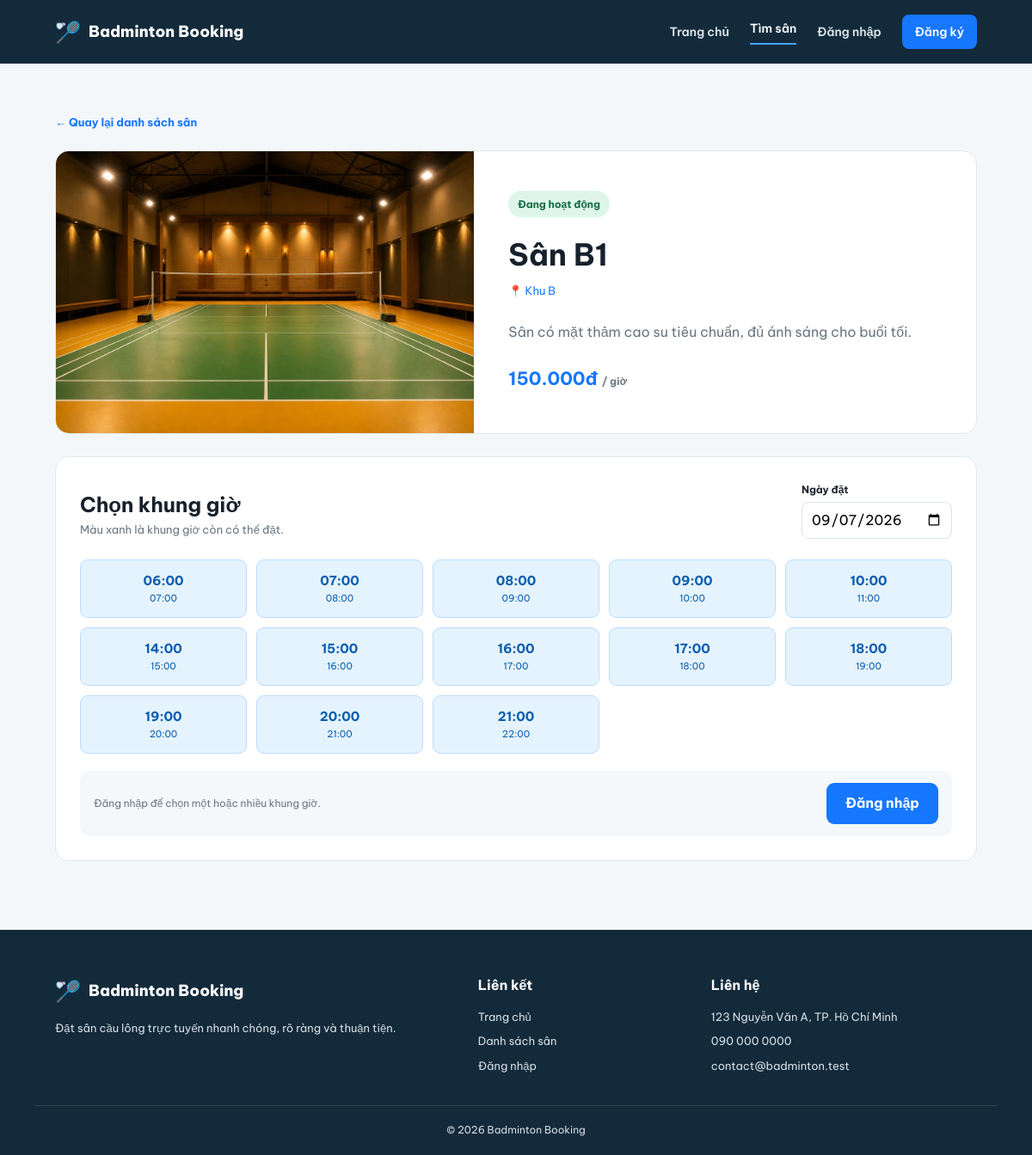
The app's page /courts/detail.php?id=3 with its own data.
### tables this page shows
CREATE TABLE courts (
    court_id INT UNSIGNED AUTO_INCREMENT PRIMARY KEY,
    court_name VARCHAR(100) NOT NULL,
    location VARCHAR(150) NOT NULL,
    description TEXT NULL,
    price_per_hour DECIMAL(10, 2) UNSIGNED NOT NULL,
    image_path VARCHAR(255) NULL,
    status ENUM('active', 'maintenance', 'inactive') NOT NULL DEFAULT 'active',
    created_at TIMESTAMP NOT NULL DEFAULT CURRENT_TIMESTAMP,
    updated_at TIMESTAMP NOT NULL DEFAULT CURRENT_TIMESTAMP ON UPDATE CURRENT_TIMESTAMP
);

CREATE TABLE time_slots (
    slot_id SMALLINT UNSIGNED AUTO_INCREMENT PRIMARY KEY,
    start_time TIME NOT NULL,
    end_time TIME NOT NULL,
    UNIQUE KEY unique_time_slot (start_time, end_time)
);

### includes/functions.php (called while the page is built, shortened)
<?php
function e(mixed $value): string
{
    return htmlspecialchars((string) $value, ENT_QUOTES, 'UTF-8');
}
function url(string $path = ''): string
{
    return BASE_URL . ltrim($path, '/');
}
function project_image_url(?string $path): ?string
{
    $normalized_path = ltrim(str_replace('\\', '/', trim((string) $path)), '/');
    $file_path = dirname(__DIR__)
        . DIRECTORY_SEPARATOR
        . str_replace('/', DIRECTORY_SEPARATOR, $normalized_path);
    return is_file($file_path) ? url($normalized_path) : null;
}

### includes/auth.php (called while the page is built, shortened)
<?php
require_once __DIR__ . '/functions.php';
function is_logged_in(): bool
{
    return isset($_SESSION['user_id']);
}

### courts/detail.php (the view, shortened to what this page needs)
<?php
require_once __DIR__ . '/../config/database.php';
require_once __DIR__ . '/../includes/functions.php';
require_once __DIR__ . '/../includes/auth.php';
$court_id = filter_var($_GET['id'] ?? null, FILTER_VALIDATE_INT);
$selected_date = $_GET['date'] ?? date('Y-m-d');
$court_stmt = $conn->prepare(
    "SELECT court_id, court_name, location, description, price_per_hour, image_path, status
     FROM courts
     WHERE court_id = ? AND status != 'inactive'
     LIMIT 1"
);
$court_stmt->execute([$court_id]);
$court = $court_stmt->fetch();
$image_url = project_image_url($court['image_path'] ?? null);
$slot_stmt = $conn->prepare(
    "SELECT
        ts.slot_id,
        ts.start_time,
        ts.end_time,
        CASE WHEN b.booking_id IS NULL THEN 1 ELSE 0 END AS is_available
     FROM time_slots ts
     LEFT JOIN bookings b
        ON b.slot_id = ts.slot_id
        AND b.court_id = ?
        AND b.booking_date = ?
        AND b.booking_status IN ('pending', 'confirmed')
     ORDER BY ts.start_time"
);
$slot_stmt->execute([$court_id, $selected_date]);
$time_slots = $slot_stmt->fetchAll();
require_once __DIR__ . '/../includes/header.php';
?>
<section class="court-detail-section">
    <div class="container">
        <a class="back-link" href="<?= e(url('courts/?date=' . $selected_date)) ?>">← Quay lại danh sách sân</a>
        <div class="court-detail-grid">
            <div class="detail-cover <?= $image_url === null ? 'court-cover-' . ((($court['court_id'] - 1) % 3) + 1) : '' ?>">
                <?php if ($image_url !== null): ?>
                    <img src="<?= e($image_url) ?>" alt="<?= e($court['court_name']) ?>">
                <?php else: ?>
                    <span>🏸</span>
                <?php endif; ?>
            </div>
            <div class="detail-info">
                <span class="availability <?= $court['status'] === 'maintenance' ? 'full' : '' ?>">
                    <?= $court['status'] === 'maintenance' ? 'Đang bảo trì' : 'Đang hoạt động' ?>
                </span>
                <h1><?= e($court['court_name']) ?></h1>
                <p class="court-location">📍 <?= e($court['location']) ?></p>
                <p><?= e($court['description']) ?></p>
                <strong class="detail-price"><?= number_format((float) $court['price_per_hour'], 0, ',', '.') ?>đ <small>/ giờ</small></strong>
            </div>
        </div>
        <div class="schedule-card">
            <div class="schedule-heading">
                <div>
                    <h2>Chọn khung giờ</h2>
                    <p>Màu xanh là khung giờ còn có thể đặt.</p>
                </div>
                <form class="date-filter-form" method="get">
                    <label for="date">Ngày đặt</label>
                    <input id="date" name="date" type="date" min="<?= date('Y-m-d') ?>" value="<?= e($selected_date) ?>">
                </form>
            </div>
            <?php if ($court['status'] === 'maintenance'): ?>
                <div class="maintenance-notice">Sân đang bảo trì và chưa thể nhận đặt sân.</div>
            <?php else: ?>
                <?php if (is_logged_in()): ?>
                    <form class="multi-slot-form" action="<?= e(url('booking/create.php')) ?>" method="get">
                        <input type="hidden" name="court_id" value="<?= (int) $court['court_id'] ?>">
                        <input type="hidden" name="date" value="<?= e($selected_date) ?>">
                        <div class="slot-grid">
                <?php else: ?>
                    <div class="slot-grid">
                <?php endif; ?>
                    <?php foreach ($time_slots as $slot): ?>
                        <?php
                        $has_ended = $selected_date === date('Y-m-d')
                            && $slot['end_time'] <= date('H:i:s');
                        ?>
                        <?php if ((int) $slot['is_available'] === 1 && !$has_ended): ?>
                            <?php if (is_logged_in()): ?>
                                <label class="time-slot available selectable">
                                    <input type="checkbox" name="slot_ids[]" value="<?= (int) $slot['slot_id'] ?>">
                                    <strong><?= e(substr($slot['start_time'], 0, 5)) ?></strong>
                                    <span><?= e(substr($slot['end_time'], 0, 5)) ?></span>
                                </label>
                            <?php else: ?>
                                <div class="time-slot available">
                                    <strong><?= e(substr($slot['start_time'], 0, 5)) ?></strong>
                                    <span><?= e(substr($slot['end_time'], 0, 5)) ?></span>
                                </div>
                            <?php endif; ?>
                        <?php endif; ?>
                    <?php endforeach; ?>
                        </div>
                <?php if (is_logged_in()): ?>
                        <div class="slot-selection-footer">
                            <span>Đã chọn <strong class="selected-slot-count">0</strong> khung giờ</span>
                            <button class="button button-primary multi-slot-submit" type="submit" disabled>Tiếp tục đặt sân</button>
                        </div>
                    </form>
                <?php else: ?>
                    <div class="slot-login-notice">
                        <span>Đăng nhập để chọn một hoặc nhiều khung giờ.</span>
                        <a class="button button-primary" href="<?= e(url('auth/login.php')) ?>">Đăng nhập</a>
                    </div>
                <?php endif; ?>
            <?php endif; ?>
        </div>
    </div>
</section>
<?php require_once __DIR__ . '/../includes/footer.php'; ?>

### assets/css/main.css (style rules this page uses)
:root { --navy: #132a3a; --blue: #1677ff; --blue-dark: #075dcc; --green: #16a085; --text: #17212b; --muted: #687681; --surface: #ffffff; --background: #f4f7fa; --border: #dce4ea; --shadow: 0 12px 35px rgba(24, 48, 67, 0.1); }
* { box-sizing: border-box; margin: 0; padding: 0; }
html { scroll-behavior: smooth; }
body { background: var(--background); color: var(--text); font-family: "Be Vietnam Pro", Arial, sans-serif; line-height: 1.6; }
a { color: inherit; text-decoration: none; }
button, input, select { font: inherit; }
.container { margin: 0 auto; max-width: 1120px; padding-left: 24px; padding-right: 24px; width: 100%; }
.button { align-items: center; border: 0; border-radius: 9px; cursor: pointer; display: inline-flex; font-weight: 700; justify-content: center; min-height: 48px; padding: 0 22px; transition: background-color 0.2s, transform 0.2s; }
.button-primary { background: var(--blue); color: #fff; }
.court-location { color: var(--blue); font-size: 13px; margin: 8px 0; }

### assets/css/courts.css (style rules this page uses)
.court-list-section, .court-detail-section { min-height: 650px; padding: 55px 0 80px; }
.court-cover, .detail-cover { align-items: center; display: flex; justify-content: center; overflow: hidden; }
.court-cover img, .detail-cover img { height: 100%; object-fit: cover; width: 100%; }
.court-location { color: var(--blue); font-size: 13px; margin-top: 4px; }
.availability { background: #def6e9; border-radius: 20px; color: #146a42; font-size: 12px; font-weight: 700; padding: 6px 11px; }
.list-court-footer strong, .detail-price { color: var(--blue); font-size: 21px; }
.list-court-footer small, .detail-price small { color: var(--muted); font-size: 12px; }
.back-link { color: var(--blue); display: inline-block; font-size: 13px; font-weight: 700; margin-bottom: 22px; }
.court-detail-grid { background: #fff; border: 1px solid #e2e8ec; border-radius: 16px; display: grid; grid-template-columns: 1fr 1.2fr; min-height: 330px; overflow: hidden; }
.detail-info { align-items: flex-start; display: flex; flex-direction: column; justify-content: center; padding: 40px; }
.detail-info h1 { font-size: 35px; margin-top: 15px; }
.detail-info > p:not(.court-location) { color: var(--muted); margin: 17px 0 24px; }
.schedule-card { background: #fff; border: 1px solid #e2e8ec; border-radius: 16px; margin-top: 26px; padding: 28px; }
.schedule-heading { align-items: end; display: flex; justify-content: space-between; margin-bottom: 24px; }
.schedule-heading h2 { font-size: 24px; }
.schedule-heading p { color: var(--muted); font-size: 13px; }
.schedule-heading label { display: block; font-size: 12px; font-weight: 700; margin-bottom: 5px; }
.schedule-heading input { border: 1px solid var(--border); border-radius: 8px; height: 43px; padding: 0 10px; }
.slot-grid { display: grid; gap: 11px; grid-template-columns: repeat(5, 1fr); }
.time-slot { align-items: center; border-radius: 9px; display: flex; flex-direction: column; justify-content: center; min-height: 68px; }
.time-slot strong { font-size: 15px; }
.time-slot span { font-size: 11px; }
.time-slot.available { background: #e5f3ff; border: 1px solid #b9ddff; color: #075daf; }
.slot-selection-footer, .slot-login-notice { align-items: center; background: #f5f8fa; border-radius: 10px; display: flex; justify-content: space-between; margin-top: 20px; padding: 14px 16px; }
.slot-selection-footer span, .slot-login-notice span { color: var(--muted); font-size: 12px; }

### records on screen
courts: image_path (picture), court_name "Sân B1", location "Khu B", description "Sân có mặt thảm cao su tiêu chuẩn, đủ ánh sáng cho buổi tối.", price_per_hour "150.000"
time_slots: start_time "06:00", end_time "07:00"
time_slots: start_time "07:00", end_time "08:00"
time_slots: start_time "08:00", end_time "09:00"
time_slots: start_time "09:00", end_time "10:00"
time_slots: start_time "10:00", end_time "11:00"
time_slots: start_time "14:00", end_time "15:00"
time_slots: start_time "15:00", end_time "16:00"
time_slots: start_time "16:00", end_time "17:00"
time_slots: start_time "17:00", end_time "18:00"
time_slots: start_time "18:00", end_time "19:00"
time_slots: start_time "19:00", end_time "20:00"
time_slots: start_time "20:00", end_time "21:00"
time_slots: start_time "21:00", end_time "22:00"
